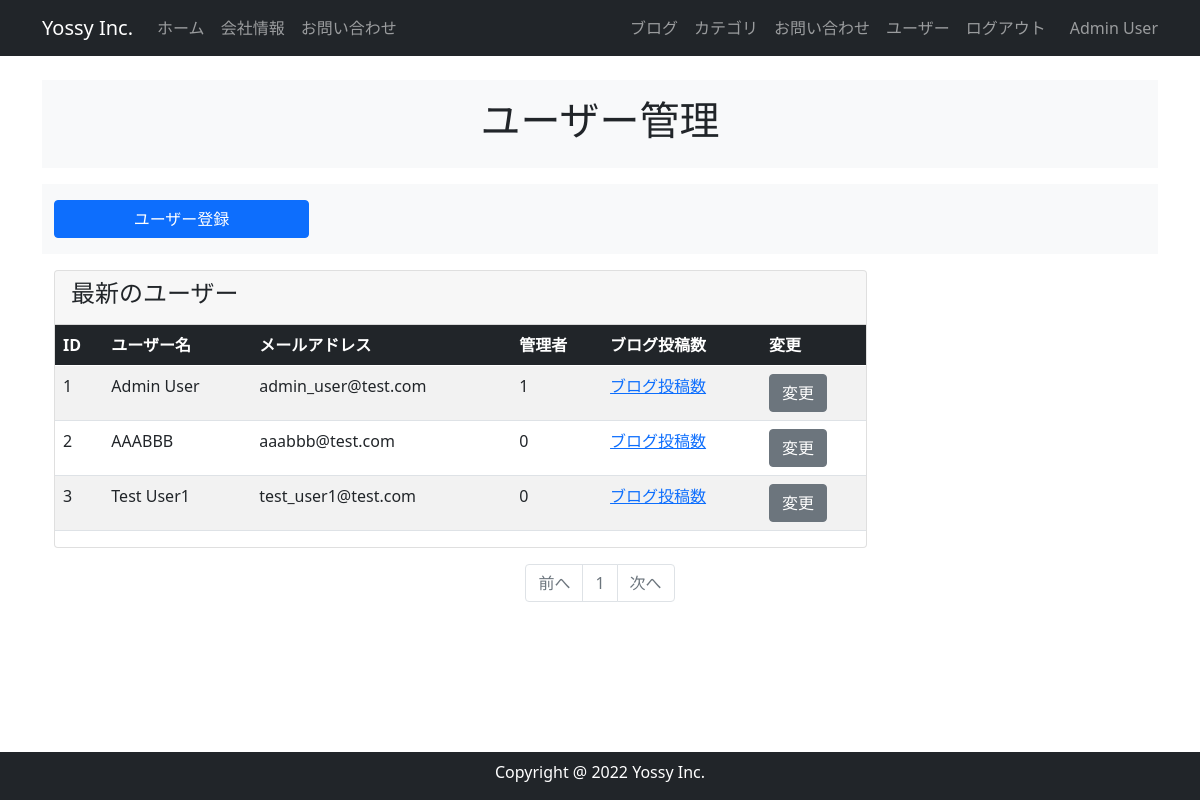
/user_maintenance (signed in), run on the app's committed database.
### app.py (models this page shows, shortened)
class User(db.Model, UserMixin):
    __tablename__ = 'users'
    id = db.Column(db.Integer, primary_key=True)
    email = db.Column(db.String(64), unique=True, index=True)
    username = db.Column(db.String(64), unique=True, index=True)
    password_hash = db.Column(db.String(128))
    administrator = db.Column(db.String(1))
    post = db.relationship('BlogPost', backref='author', lazy='dynamic')
    @property
    def password(self):
        raise AttributeError('password is not a readable attribute')
    def is_administrator(self):
        if self.administrator == "1":
            return 1
        else:
            return 0

### app.py (the view)
@app.route("/user_maintenance")
@login_required
def user_maintenance():
    page = request.args.get('page', 1, type=int)
    users = User.query.order_by(User.id).paginate(page=page, per_page=10)
    return render_template("user_maintenance.html", users=users)

### app.py (called while the page is built)
@event.listens_for(Engine, "connect")
def set_sqlite_pragma(dbapi_connection, connection_record):
    cursor = dbapi_connection.cursor()
    cursor.execute("PRAGMA foreign_keys=ON")
    cursor.close()

@login_manager.user_loader
def load_user(user_id):
    return User.query.get(user_id)

### templates/user_maintenance.html
{% extends "base.html" %} {% block content %}
<header id="page-header">
  <div class="container my-3 py-3 bg-light">
    <div class="row">
      <div class="col-md-6 m-auto text-center">
        <h1>ユーザー管理</h1>
      </div>
    </div>
  </div>
</header>
{% if current_user.is_administrator() %}
<section id="menu">
  <div class="container my-3 py-3 bg-light">
    <div class="row">
      <div class="col-md-3">
        <a href="{{ url_for('register') }}" class="btn btn-primary w-100">
          ユーザー登録
        </a>
      </div>
    </div>
  </div>
</section>
{% endif %}
<section id="list">
  <div class="container my-3">
    <div class="row">
      <div class="col-md-9">
        <div class="card">
          <div class="card-header">
            <h4>最新のユーザー</h4>
          </div>
          <table class="table table-striped">
            <thead class="table-dark">
              <tr>
                <th>ID</th>
                <th>ユーザー名</th>
                <th>メールアドレス</th>
                <th>管理者</th>
                <th>ブログ投稿数</th>
                <th>変更</th>
              </tr>
            </thead>
            <tbody>
              {% for user in users.items %}
              <tr>
                <td>{{ user.id }}</td>
                <td>{{ user.username }}</td>
                <td>{{ user.email }}</td>
                <td>{{ user.administrator }}</td>
                <td><a href="#">ブログ投稿数</a></td>
                <td>
                  {% if current_user.is_administrator() or current_user.id == user.id %}
                  <a href="{{ url_for('account',user_id=user.id) }}" class="btn btn-secondary"> 変更 </a></td>
                  {% endif %}
              </tr>
              {% endfor %}
            </tbody>
          </table>
        </div>
      </div>
    </div>
  </div>
</section>
<nav class="my-2" aria-label="Page navigation">
  <ul class="pagination justify-content-center">
    <li class="page-item {% if not users.has_prev %}disabled{% endif %}">
      <a class="page-link" href="{{ url_for('user_maintenance', page=users.prev_num) if users.has_prev else '#' }}">
        前へ
      </a>
    </li>
    {% for page_num in users.iter_pages(left_edge=1, right_edge=1, left_current=1, right_current=1) %}
      {% if page_num %}
        <li class="page-item {% if users.page == page_num %}disabled{% endif %}">
          <a class="page-link" href="{{ url_for('user_maintenance', page=page_num) if users.page != page_num else '#' }}">
            {{ page_num }}
          </a>
        </li>
      {% else %}
        <li class="page-item disabled"><a class="page-link" href="#">&hellip;</a></li>
      {% endif %}
    {% endfor %}
    <li class="page-item {% if not users.has_next %}disabled{% endif %}">
      <a class="page-link" href="{{ url_for('user_maintenance', page=users.next_num) if users.has_next else '#' }}">
        次へ
      </a>
    </li>
  </ul>
</nav>
{% endblock %}

### templates/base.html (shortened to what this page needs)
<!DOCTYPE html>
<html lang="en">
  <head>
    <link
      href="https://cdn.jsdelivr.net/npm/bootstrap@5.0.2/dist/css/bootstrap.min.css"
      rel="stylesheet"
    />
  </head>
  <body>
    <nav class="navbar navbar-expand-lg navbar-dark bg-dark fixed-top">
      <div class="container">
        <a class="navbar-brand" href="#">Yossy Inc.</a>
        <div class="collapse navbar-collapse" id="navbarNav">
          <ul class="navbar-nav">
            <li class="nav-item">
              <a class="nav-link" href="#">ホーム</a>
            </li>
            <li class="nav-item">
              <a class="nav-link" href="#">会社情報</a>
            </li>
            <li class="nav-item">
              <a class="nav-link" href="#">お問い合わせ</a>
            </li>
          </ul>
          <ul class="navbar-nav ms-auto">
            <li class="nav-item">
              <a class="nav-link" href="#">ブログ</a>
            </li>
            <li class="nav-item">
              <a class="nav-link" href="#">カテゴリ</a>
            </li>
            <li class="nav-item">
              <a class="nav-link" href="#">お問い合わせ</a>
            </li>
            <li class="nav-item">
              <a class="nav-link" href="{{url_for('user_maintenance')}}"
                >ユーザー</a
              >
            </li>
            {% if current_user.is_authenticated %}
            <li class="nav-item">
              <a class="nav-link" href="{{ url_for('logout') }}">ログアウト</a>
            </li>
            <span class="navbar-text ms-3">
              {{ current_user.username }}
            </span>
            {% endif %}
          </ul>
        </div>
      </div>
    </nav>
    {% from "_formhelpers.html" import render_field %}
    <div class="container" style="padding-top: 4rem; padding-bottom: 4rem">
       {% block content %} {% endblock %}
    </div>
    <footer id="footer" class="footer text-center pt-2 bg-dark fixed-bottom">
      <div class="container">
        <div class="row">
          <div class="col text-white">
            <p>Copyright @ 2022 Yossy Inc.</p>
          </div>
        </div>
      </div>
    </footer>
  </body>
</html>

### data on the page
User: username "Admin User", id "1", email "admin_user@test.com", administrator "1"
User: id "2", username "AAABBB", email "aaabbb@test.com", administrator "0"
User: id "3", username "Test User1", email "test_user1@test.com", administrator "0"

### other printed values
{{ page_num }} "1"
